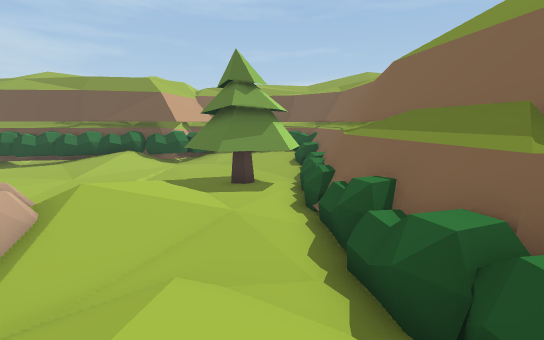
View 1 (above)

20 first-person views from a walk through a scene from a Unity 3-D project. The camera is 1.3 m above the floor, tilts 10° down and sees 90° across. The floor is counted in squares, 1 m on a side. Each view is taken from the middle of a square. On the plan, view 1 faces up. The plan holds only what a view shows up to about 13 squares ahead; the rest is blank. The place goes on beyond the plan. The player is left out. Some animated figures are left out.

View 2
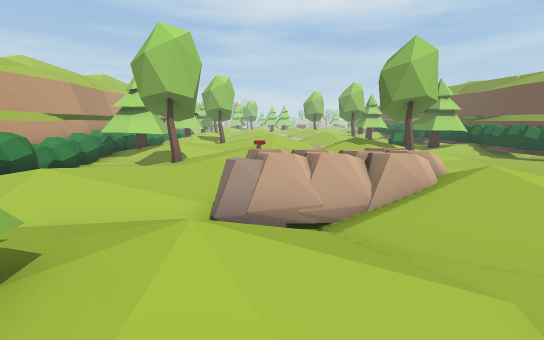

View 3
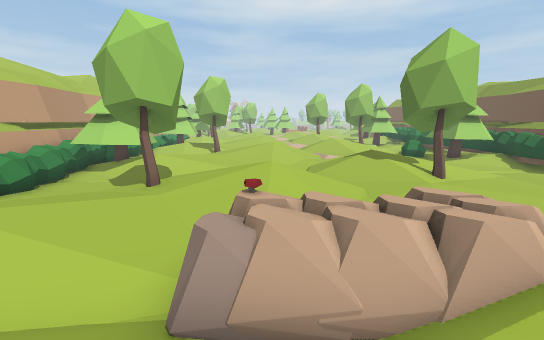

View 4
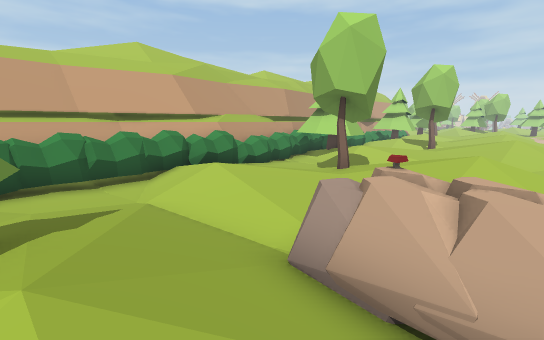

View 5
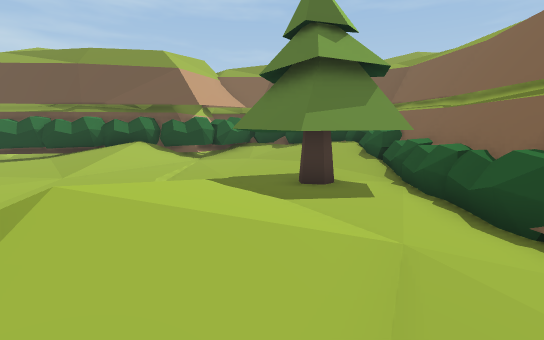

View 6
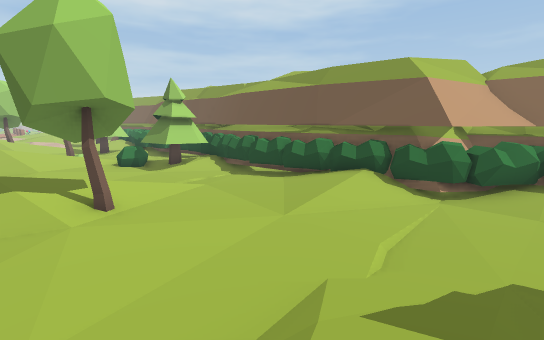

View 7
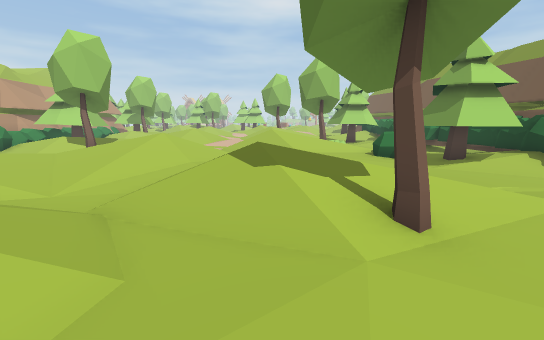

View 8
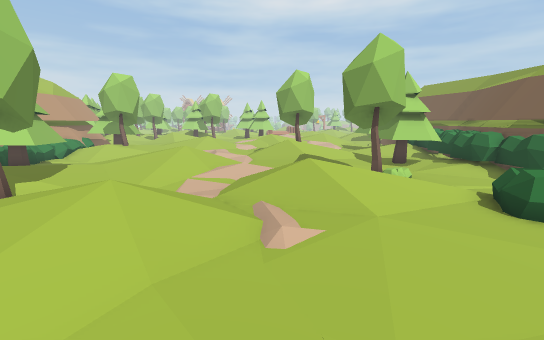

View 9
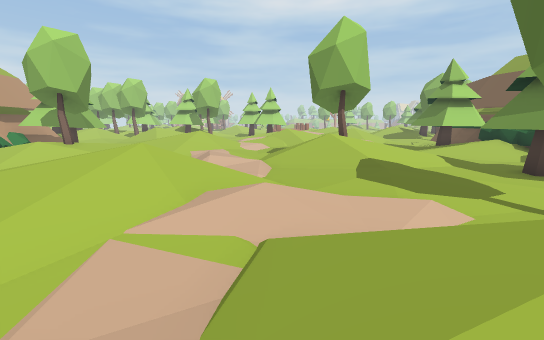

View 10
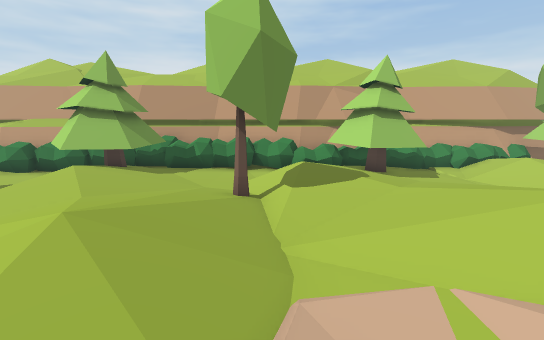

View 11
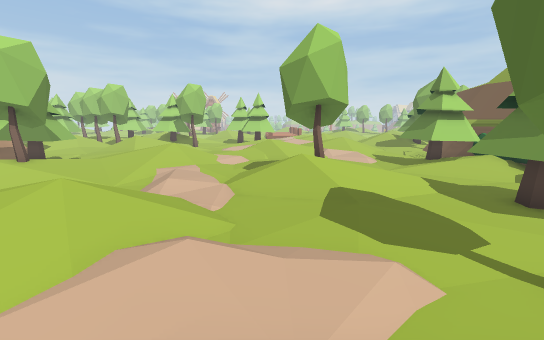

View 12
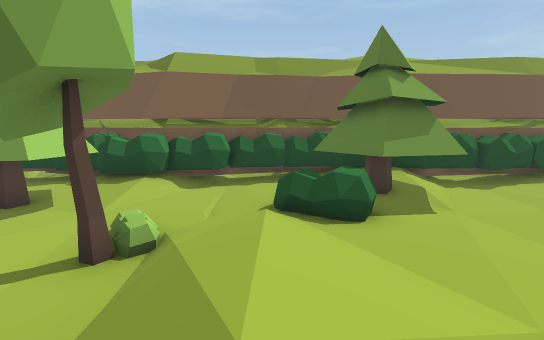

View 13
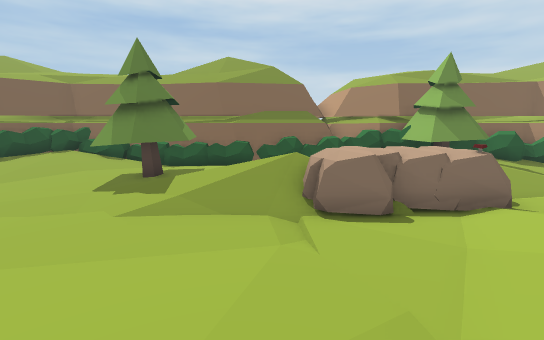

View 14
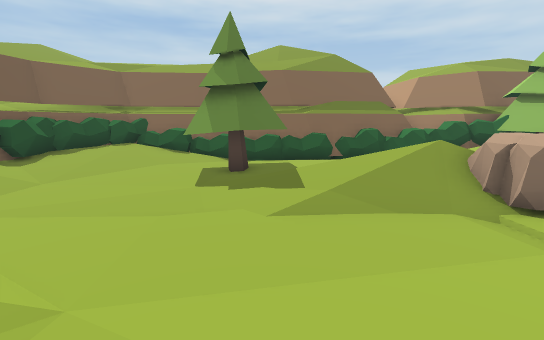

View 15
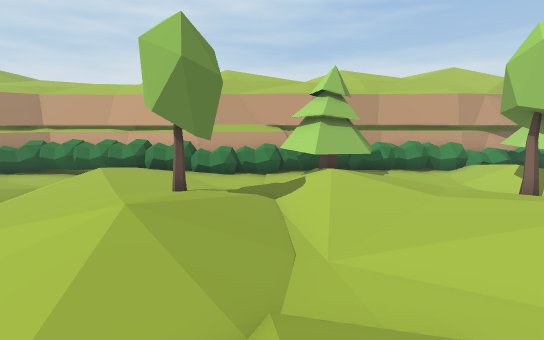

View 16
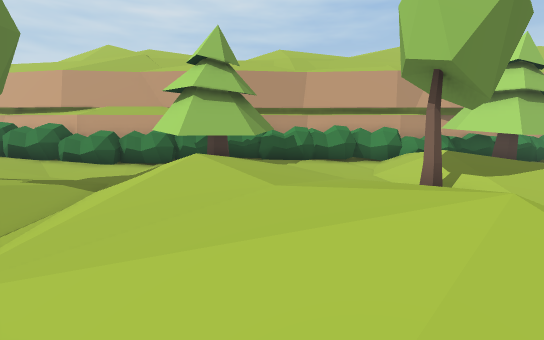

View 17
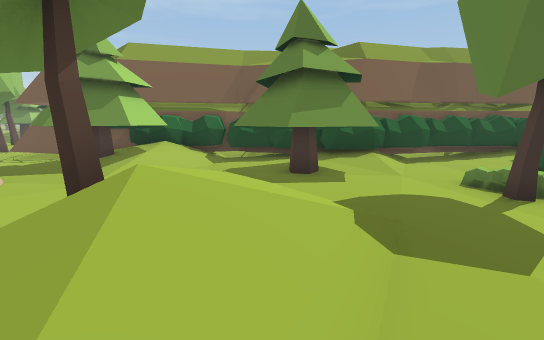

View 18
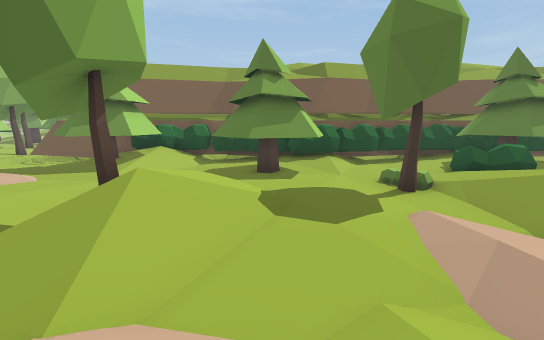

View 19
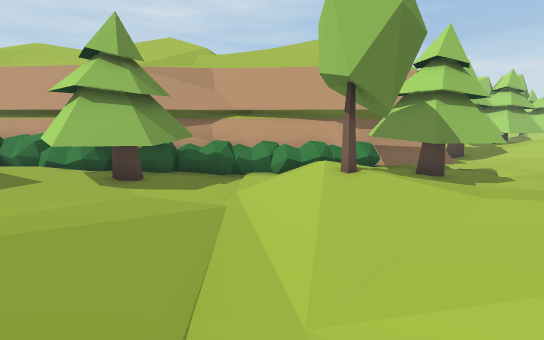

View 20
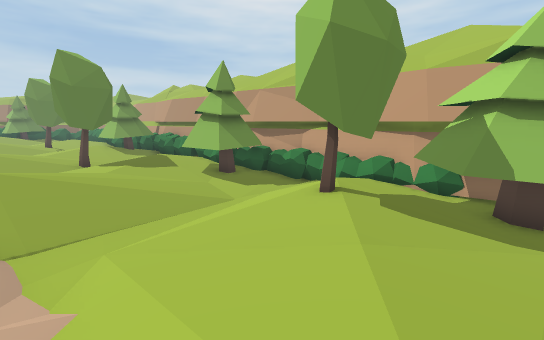

### Floor plan
Key: @ floor where view 1 was taken; # wall or solid block; . main floor; : floor 0.25 m higher than the main floor; - floor 0.25 m lower than the main floor; + floor 0.5 m higher than the main floor; * floor 0.75 m higher than the main floor; % floor 1 m higher than the main floor; / step, stairs or slope; ^ raised ledge; B bush; T tree; R rock; O other object.
Columns run from 32 left of view 1 to 3 right of it. Each row starts with its distance up from view 1.
 17                            ###
 16                            ##BB####
 15                         ####B::BB^^
 14  ###B####################BBB.:::+B##
 13 ##BBBBBB##BBBBBBBBBBBBBB+//...::+/B#
 12  TT/...:BB/....TTT/....:://....::BB#
 11 TTT/..TTT:....TTTTT.....:/.....::/##
 10 TTT..TTTT....BBBTT............TTTBB#
  9 .... :TTT..../BB.... /.......TTTTB##
  8 ...  +/::..O//:::..  /::....:/TTTB#
  7  :.  +/::...///::..  /O::...///::B#
  6  :.. *//:...////:..  /#::...///::B#
  5   ..O///:.:.///::..  //::...////:B#
  4 ::  ///...:.///:../ ///....RR//::B#
  3 ....//..//:://///:://////::RR//..B##
  2 /..../:///::../////../////:/RR////##
  1 //::::://///.///*++:.///*//RRR////B#
  0 ///:..///*++://**+::///**+:.R//%@BB#
 -1 %*+:..//**+::./+++::///+++::////TBT#
 -2 **+::.//+++::.:+:+++//:O++++//+TTTT#
 -3 ++:::/.:::+++O.::+++/.:O:+++//::TBB
 -4 ::+++/..::+++/..::+*/...::+*/..::B#
 -5 ::+O//..TTT+*/...:TTT....:+//...:B#^
 -6 TT+///.TTTTT//...TTTT..B/B///..BBB#^
 -7 TTT+//-.TTTBB..BBBBBBBBBBBBBBBBB#^ ^
 -8  TB#BBBBBB#B#BBBBBB#B###########^^
 -9 #####B####^^##########

Where each view was taken, in squares from view 1:
view 1: 0 up, 0 right, facing up
view 2: 1 up, 1 right, facing left
view 3: 1 up, 1 left, facing left
view 4: 2 up, 1 left, facing down-left
view 5: 3 up, 2 left, facing up
view 6: 5 up, 3 left, facing up-left
view 7: 5 up, 7 left, facing left
view 8: 4 up, 12 left, facing left
view 9: 3 up, 18 left, facing left
view 10: 4 up, 19 left, facing down
view 11: 4 up, 19 left, facing left
view 12: 4 up, 19 left, facing up
view 13: 5 up, 10 left, facing right
view 14: 8 up, 9 left, facing right
view 15: 5 up, 11 left, facing down
view 16: 3 up, 15 left, facing down
view 17: 3 up, 26 left, facing up
view 18: 1 up, 25 left, facing up
view 19: 1 up, 27 left, facing down
view 20: 0 up, 32 left, facing down-right
